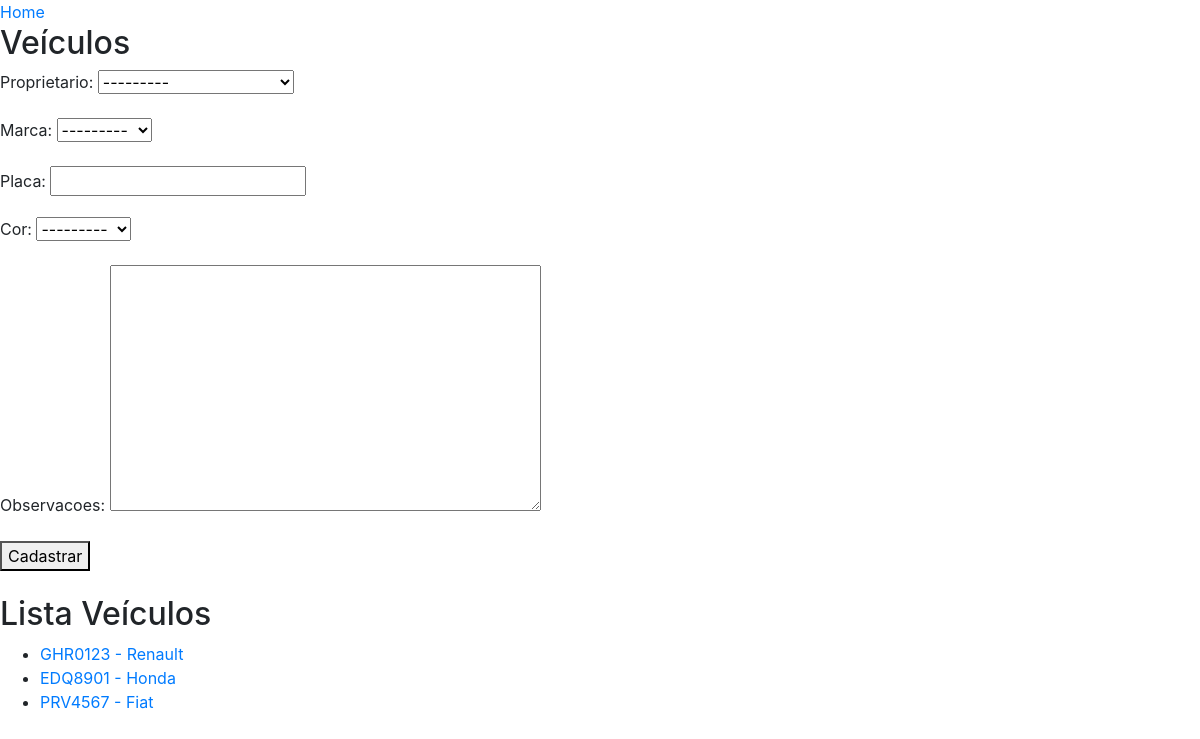
The page /veiculos/ on the database its author committed.
### core/models.py (models this page shows)
class Veiculo(models.Model):
    proprietario = models.ForeignKey('Pessoa', on_delete=models.CASCADE)
    marca = models.ForeignKey('Marca', on_delete=models.CASCADE)
    placa = models.CharField(max_length=10)
    cor = models.ForeignKey('CorVeiculo', on_delete=models.CASCADE)
    observacoes = models.TextField(blank=True)
    def __str__(self):
        return f'{self.placa} - {self.marca}'

class Marca(models.Model):
    descricao = models.CharField(max_length=30)
    def __str__(self):
        return f'{self.descricao}'

### core/views.py (the view)
# urls.py: re_path(r'^veiculos/$', lista_veiculos, name='core_lista_veiculos'),
def lista_veiculos(request):
    veiculos = Veiculo.objects.all()
    form = VeiculoForm()
    dados = {'veiculos': veiculos, 'form': form}
    return render(request, 'core/lista_veiculos.html', dados)

### core/forms.py
class VeiculoForm(ModelForm):
    class Meta:
        model = Veiculo
        fields = '__all__'

### core/models.py (called while the page is built)
    def __str__(self):
        return f'{self.nome} - {self.telefone}'

    def __str__(self):
        return self.descricao

### core/templates/core/lista_veiculos.html (shortened to what this page needs)
{% extends "base.html" %}
{% block main %}
    <a href="{% url 'core_home' %}">Home</a>
    <h2>Veículos</h2>
    <form action="{% url 'core_veiculo_novo' %}" method="POST">
        {{ form.as_p }}
        <button type="submit">Cadastrar</button>
    </form>
    <br>
    <h2>Lista Veículos</h2>
    <ul>
        {% for veiculo in veiculos %}
        <li>
            <a href="{% url 'core_veiculo_update' veiculo.id %}"> {{ veiculo }} </a>
        </li>
        {% endfor %}
    </ul>
{% endblock main %}

### rows shown on the page
Veiculo: placa+marca "GHR0123 - Renault"
Veiculo: placa+marca "EDQ8901 - Honda"
Veiculo: placa+marca "PRV4567 - Fiat"
